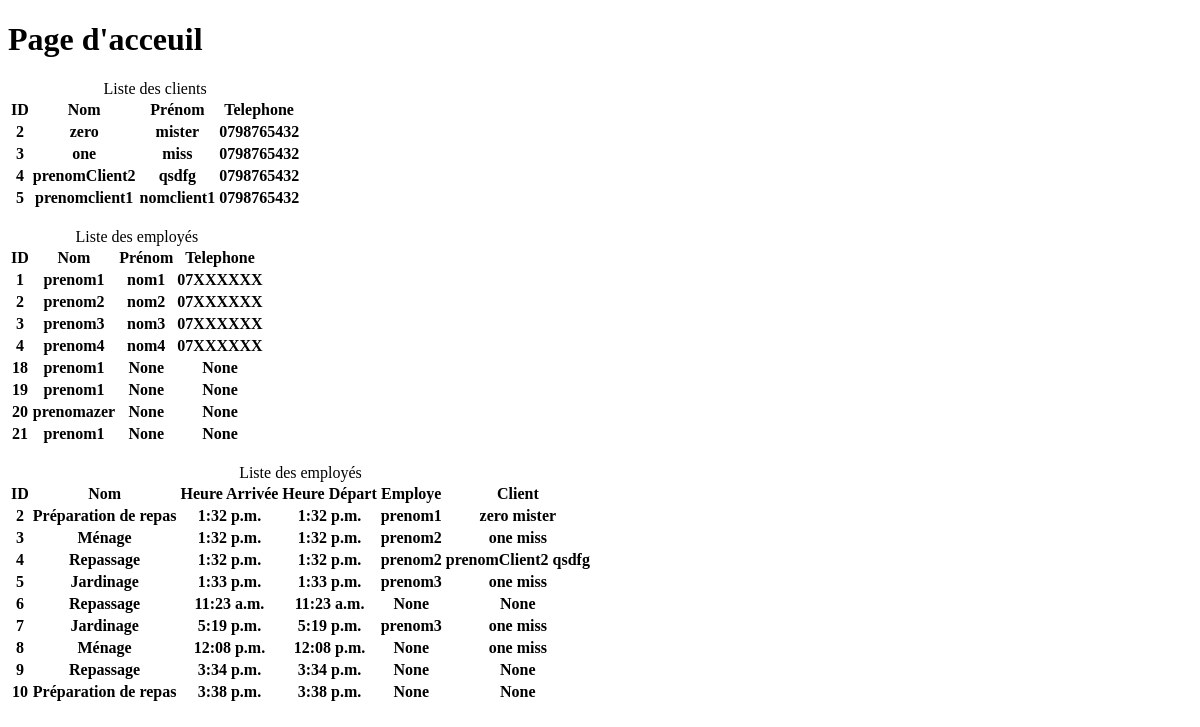
/, run on an earlier commit of the app's database.
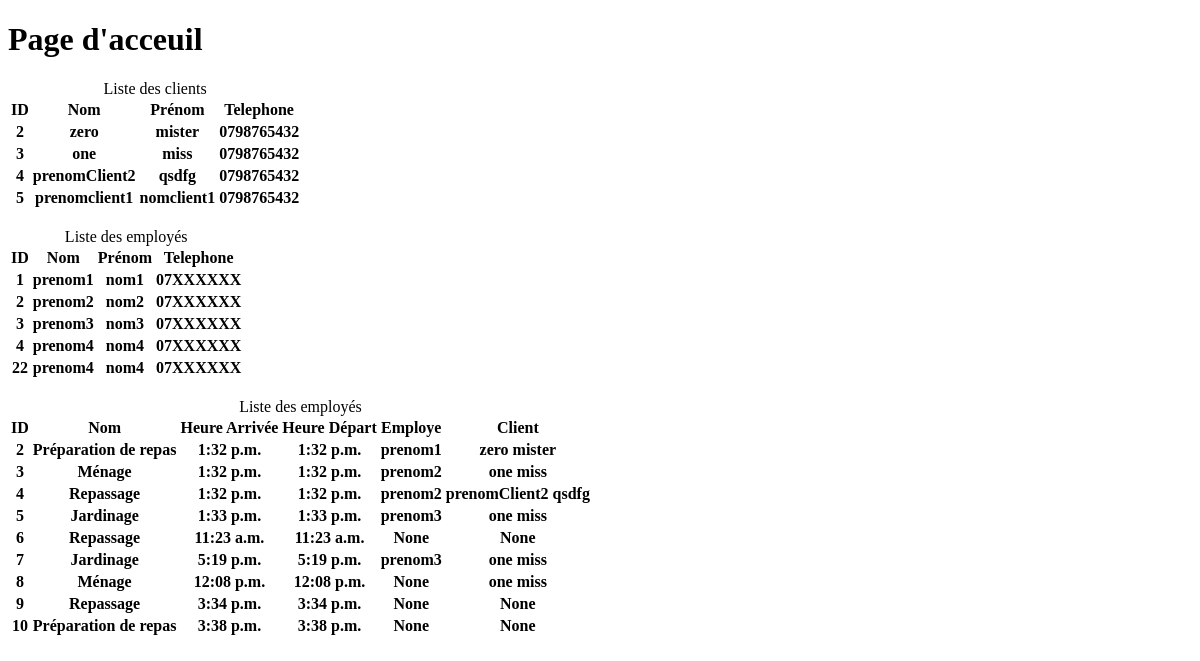
And on a later commit of the database.
### clients/models.py (models this page shows, shortened)
class Client(models.Model):
    prenomClient = models.CharField(max_length=200, null=True)
    nomClient = models.CharField(max_length=200, null=True)
    ageClient = models.IntegerField(null=True)
    emailClient = models.CharField(max_length=200, null=True)
    telClient = models.CharField(max_length=15, null=True)
    rueClient = models.CharField(max_length=60, null=True)
    complementAdresseClient = models.CharField(max_length=100, null=True)
    villeClient = models.CharField(max_length=200, null=True)
    cpClient = models.CharField(max_length=8, null=True)
    qr_code = models.ImageField(upload_to='qr_codes', blank=True)
    codeClient = models.CharField(max_length=50, null=True)
    def __str__(self):
        mot = str(self.prenomClient + "\n")
        mot = mot + str(self.nomClient)
        return mot

### employes/models.py (models this page shows)
class Employe(models.Model):
    prenomEmploye = models.CharField(max_length=200, null=True)
    nomEmploye = models.CharField(max_length=200, null=True)
    emailEmploye = models.CharField(max_length=200, null=True)
    telEmploye = models.CharField(max_length=200, null=True)
    mdpEmploye = models.CharField(max_length=50, null=True)
    def __str__(self):
        return self.prenomEmploye

### prestations/models.py (models this page shows, shortened)
class Prestation(models.Model):
    nomPrestation = models.CharField(max_length=200)
    heureArrivee = models.TimeField(auto_now_add=True, null=True)
    heureDepart = models.TimeField(auto_now_add=True, null=True)
    employe =models.ForeignKey(Employe,null=True, on_delete=models.SET_NULL)
    client = models.ForeignKey(Client, null=True, on_delete=models.SET_NULL)

### prestations/views.py (the view)
# urls.py: 2. Add a URL to urlpatterns:  path('', views.home, name='home')
def home(request):
    client = Client.objects.all()
    employe = Employe.objects.all()
    prestation = Prestation.objects.all()
    context={'clients':client, 'employes':employe, 'prestations':prestation}
    return render(request,'acceuil.html',context)

### templates/acceuil.html (shortened to what this page needs)
<!DOCTYPE html>
<html lang="en">
<head>
</head>
<body>
<h1> Page d'acceuil</h1>
<table>
    <caption>Liste des clients</caption>
    <tr>
        <th>ID</th>
        <th>Nom</th>
        <th>Prénom</th>
        <th>Telephone</th>
    </tr>
    {% for client in clients %}
    <tr>
        <th>{{ client.id }}</th>
        <th>{{ client.prenomClient }}</th>
        <th>{{ client.nomClient }}</th>
        <th>{{ client.telClient }}</th>
    </tr>
    {% endfor %}
</table>
<br>
<table>
    <caption>Liste des employés</caption>
    <tr>
        <th>ID</th>
        <th>Nom</th>
        <th>Prénom</th>
        <th>Telephone</th>
    </tr>
     {% for employe in employes %}
    <tr>
        <th>{{ employe.id }}</th>
        <th>{{ employe.prenomEmploye }}</th>
        <th>{{ employe.nomEmploye }}</th>
        <th>{{ employe.telEmploye }}</th>
    </tr>
    {% endfor %}
</table>
<br>
<table>
    <caption>Liste des employés</caption>
    <tr>
        <th>ID</th>
        <th>Nom</th>
        <th>Heure Arrivée</th>
        <th>Heure Départ</th>
        <th>Employe</th>
        <th>Client</th>
    </tr>
     {% for prestation in prestations %}
    <tr>
        <th>{{ prestation.id }}</th>
        <th>{{ prestation.nomPrestation }}</th>
        <th>{{ prestation.heureArrivee }}</th>
        <th>{{ prestation.heureDepart }}</th>
        <th>{{ prestation.employe }}</th>
        <th>{{ prestation.client }}</th>
    </tr>
    {% endfor %}
</table>
</body>
</html>

What changed in the data, as far as the page shows it:
removed Employe: id "18", prenomEmploye "prenom1", nomEmploye "None", telEmploye "None"
removed Employe: id "19", prenomEmploye "prenom1", nomEmploye "None", telEmploye "None"
removed Employe: id "20", prenomEmploye "prenomazer", nomEmploye "None", telEmploye "None"
removed Employe: id "21", prenomEmploye "prenom1", nomEmploye "None", telEmploye "None"
added Employe: id "22", prenomEmploye "prenom4", nomEmploye "nom4", telEmploye "07XXXXXX"
